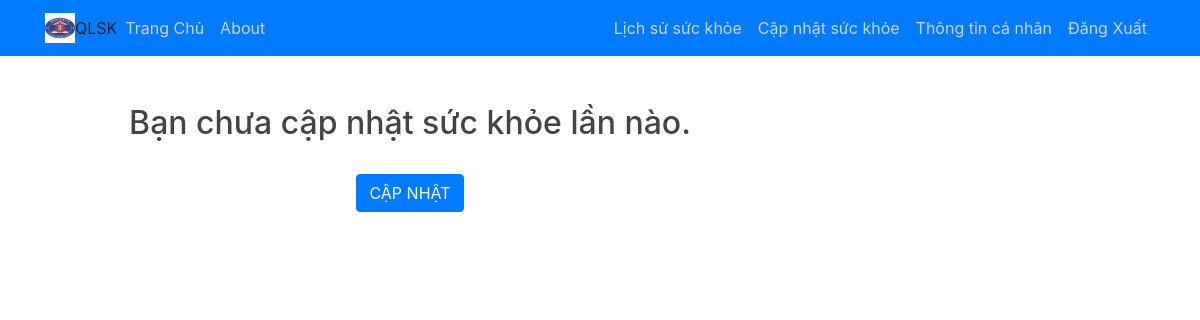
/current/ (signed in), run on an earlier commit of the app's database.
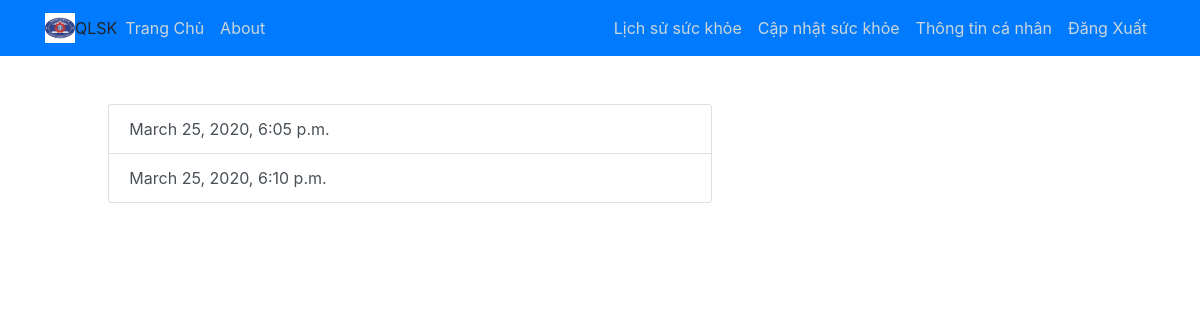
And on a later commit of the database.
### users/models.py (models this page shows, shortened)
class Todo(models.Model):
    created = models.DateTimeField(auto_now_add=True)
    sot = models.BooleanField(default=False)
    nhiet_do = models.IntegerField(default=37 ,null=True)
    ho = models.BooleanField(default=False)
    dau_hong = models.BooleanField(default=False)
    met_moi = models.BooleanField(default=False)
    dau_dau = models.BooleanField(default=False)
    ret_run = models.BooleanField(default=False)
    dau_co = models.BooleanField(default=False)
    non = models.BooleanField(default=False)
    buon_non = models.BooleanField(default=False)
    kho_tho = models.BooleanField(default=False)
    tiepxuc_f0 = models.BooleanField(default=False)
    tiepxuc_f1 = models.BooleanField(default=False)
    vung_dich = models.BooleanField(default=False)
    tt_banthan = models.CharField(max_length=100, blank=True)
    user = models.ForeignKey(User, on_delete=models.CASCADE)

### users/views.py (the view)
# urls.py: path('current/', user_views.currenttodos, name='currenttodos'),
@login_required
def currenttodos(request):
    todos = Todo.objects.filter(user=request.user)
    return render(request, 'users/currenttodos.html', {'todos':todos})

### users/templates/users/currenttodos.html
{% extends "blog/base.html" %}
{% block content %}
    <div class="row justify-content-center mt-5">
        <div class="col-md-10">
        {% if todos %}
            <div class="list-group">
                {% for todo in todos %}
                <a href="{% url 'viewtodo' todo.id %}" class="list-group-item list-group-item-action ">{{ todo.created }}</a>
                {% endfor %}
            </div>
        {% else %}
            <div class="text-center">
                <h2>Bạn chưa cập nhật sức khỏe lần nào.</h2>
            <br>
            <a role="button" class="btn btn-primary" href="{% url 'sk' %}">CẬP NHẬT</a>
            </div>
        {% endif %}
        </div>
    </div>
{% endblock content %}

What changed in the data, as far as the page shows it:
added Todo: created "March 25, 2020, 6:05 p.m."
now on this page (row edited): Todo: created "March 25, 2020, 6:10 p.m."
Also different on the page:
text no longer shown: "Bạn chưa cập nhật sức khỏe lần nào. CẬP NHẬT"
